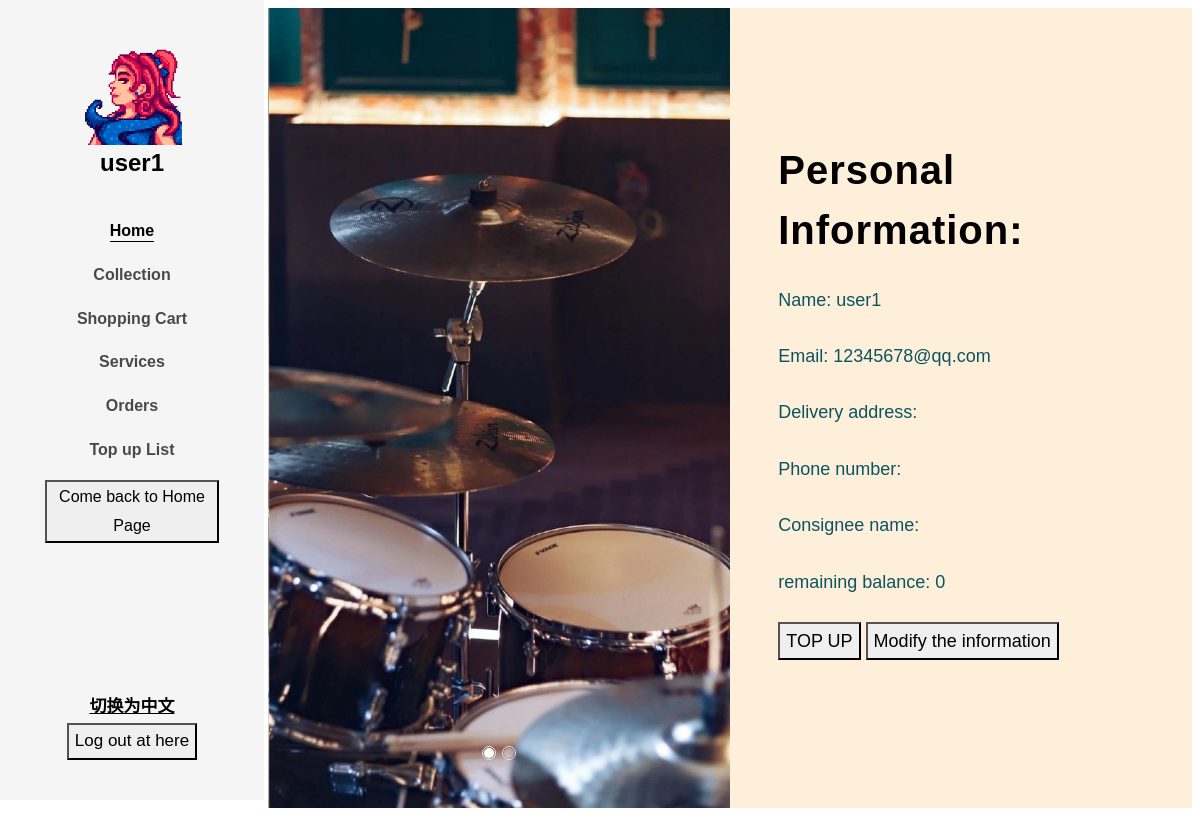
The app's page /home (signed in), older data.
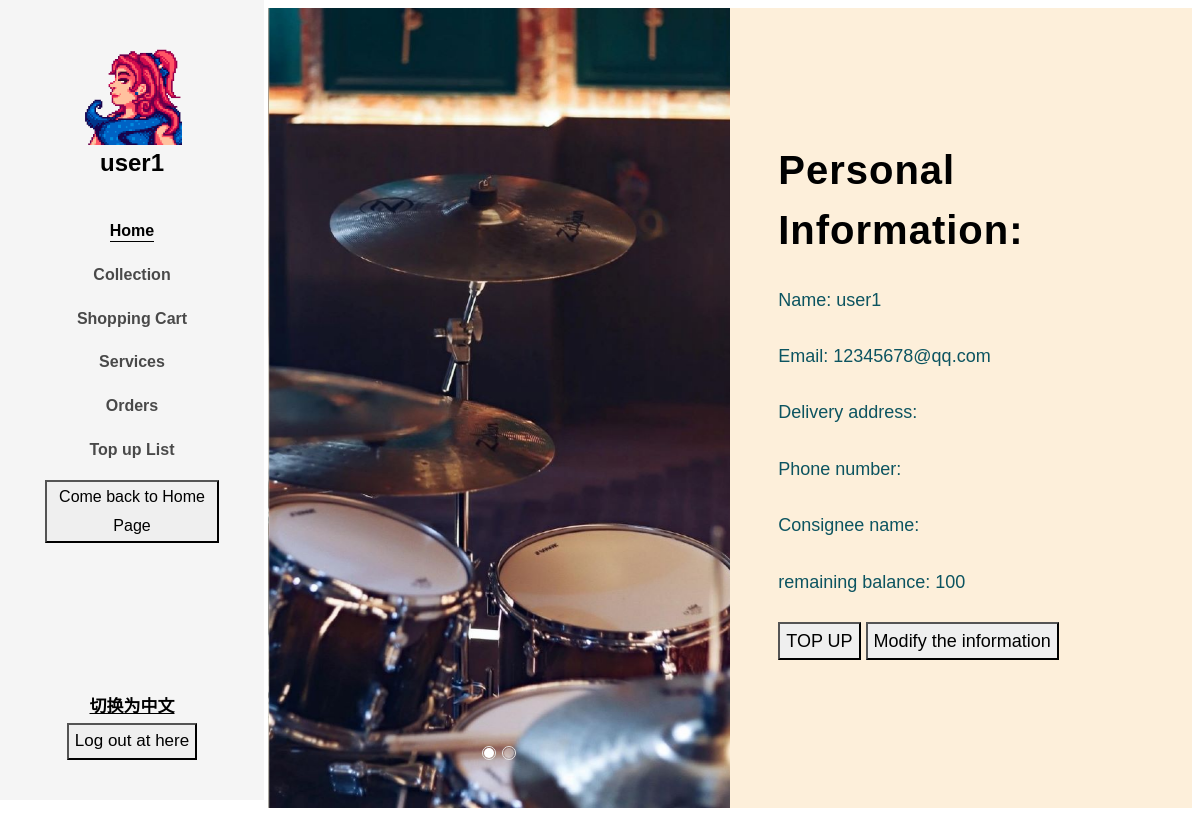
The same page, newer data.
### app/models.py (models this page shows, shortened)
class User(db.Model):
    __tablename__ = "user"
    __table_args__ = {'extend_existing': True}
    id = db.Column(db.Integer, primary_key=True)
    user_name = db.Column(db.String(32), unique=True, nullable=False)
    password_hash = db.Column(db.String(64), nullable=False)
    email = db.Column(db.String(64), nullable=False)
    register_time = db.Column(db.DateTime, default=datetime.now)
    gender = db.Column(db.String(10), nullable=True)
    icon = db.Column(db.String(128), nullable=True)
    introduction = db.Column(db.String(64), nullable=True)
    authority = db.Column(db.Integer, default=0, nullable=False)
    money = db.Column(db.Integer, default=0, nullable=False)
    new_time = db.Column(db.DateTime, nullable=True)
    count = db.Column(db.Integer, default=0)
    situation = db.Column(db.Boolean, nullable=True)
    messages = db.relationship('Message', back_populates='author', cascade='all')

### app/routes.py (the view)
@app.route('/home')
def home():
    if islogined():
        user = User.query.filter(User.user_name == session.get('USERNAME')).first()
        profile = Profile.query.filter(Profile.user_id == user.id).first()
        user_icon = setIcon()
        authority = session.get('authority')
        if profile.address == None:
            profile.address = ''
        if profile.phone_num == None:
            profile.phone_num = ''
        if profile.name == None:
            profile.name = ''
        return render_template('home.html', islogin=islogined(), user=user, profile=profile, types=all_type,
                               type_value=all_type.values(), icon=user_icon, authority=authority)
    else:
        return redirect(url_for('login'))

### app/functions.py (called while the page is built)
def islogined():
    if session.get('USERNAME'):
        return True
    else:
        return False

### app/routes.py (called while the page is built)
def setIcon():
    if islogined():
        user = User.query.filter(User.user_name == session.get('USERNAME')).first()
        user_icon = user.icon
        if user_icon != None:
            icon = user.icon
            user_icon = url_for('static', filename='uploaded_AVA/' + icon)
        else:
            user_icon = 'NULL'
    else:
        user_icon = 'NULL'
    return user_icon

### app/templates/home.html (shortened to what this page needs)
<!DOCTYPE html>
<html lang="en">
  <head>
    <link rel="stylesheet" href="../static/css/open-iconic-bootstrap.min.css">
    <link rel="stylesheet" href="../static/css/animate.css">
    <link rel="stylesheet" href="../static/css/owl.carousel.min.css">
    <link rel="stylesheet" href="../static/css/owl.theme.default.min.css">
    <link rel="stylesheet" href="../static/css/magnific-popup.css">
    <link rel="stylesheet" href="../static/css/aos.css">
    <link rel="stylesheet" href="../static/css/ionicons.min.css">
    <link rel="stylesheet" href="../static/css/bootstrap-datepicker.css">
    <link rel="stylesheet" href="../static/css/jquery.timepicker.css">
    <link rel="stylesheet" href="../static/css/flaticon.css">
    <link rel="stylesheet" href="../static/css/icomoon.css">
    <link rel="stylesheet" href="../static/css/style-per.css">
  </head>
  <body>
	<div id="colorlib-page">
		<aside id="colorlib-aside" role="complementary" class="js-fullheight text-center">
			<h1 id="colorlib-logo"><a href="/home">
                <span>
                    {% if icon == "NULL" %}
                        <img src='{{ avatars.default(size='l') }}' alt="" width=100 height=100>
                    {% else %}
                        <img src='{{ icon }}' alt="" width=100 height=100>
                    {% endif %}
                </span><br>{{user.user_name}}</a>
            </h1>
			<nav id="colorlib-main-menu" role="navigation">
				<ul>
					<li class="colorlib-active"><a href="/home " class="i18n" contrastName="HOME">Home</a></li>
					<li><a href="/collection" class="i18n" contrastName="COLLECTION">Collection</a></li>
					<li><a href="/ShoppingCart" class="i18n" contrastName="S_C">Shopping Cart</a></li>
					<li><a href="/contact" class="i18n" contrastName="SERVICES">Services</a></li>
                    <li><a href="/Orders" class="i18n" contrastName="ORDERS">Orders</a></li>
                    <li><a href="/CheckTopup" class="i18n" contrastName="TOPUP_L">Top up List</a></li>
                    <li><button onclick="location.href='/main_page'" class="i18n" contrastName="BACK_FROM_HOME">Come back to Home Page</button> </li>
				</ul>
			</nav>
			<div class="colorlib-footer">
				<button onclick="execI18n()" class="i18n translate_button" contrastName="TRANSLATE">
                            切换为中文
                </button>
				<div class="d-flex justify-content-center">
					<form action="#" class="colorlib-subscribe-form">
            <div class="form-group d-flex">
            	<button onclick="clickToLogout();" class="i18n" contrastName="LOG_OUT_HERE">Log out at here</button>
            </div>
          </form>
				</div>
			</div>
		</aside>
		<div id="colorlib-main">
			<section class="ftco-section-no-padding bg-light">
				<div class="hero-wrap">
					<div class="d-flex align-items-center js-fullheight">
						<div class="author-image text img d-flex">
							<section class="home-slider js-fullheight owl-carousel">
					      <div class="slider-item js-fullheight" style="background-image: url(../static/image/back.jpg);">
					      </div>
					    </section>
						</div>
						<div class="author-info text p-3 p-md-5">
							<div class="desc">
								<h1 class="mb-4"><span class="i18n" contrastName="P_INFO">Personal Information:</span></h1>
								<p class="mb-4"><span class="i18n" contrastName="NAME">Name: </span>{{user.user_name}}</p>
								<p class="mb-4"><span class="i18n" contrastName="EMAIL">Email: </span>{{user.email}}</p>
                                <p class="mb-4"><span class="i18n" contrastName="ADDRESS">Delivery address: </span>{{ profile.address }}</p>
                                <p class="mb-4"><span class="i18n" contrastName="PHONE">Phone number: </span>{{ profile.phone_num }}</p>
                                <p class="mb-4"><span class="i18n" contrastName="CONSIGNEE">Consignee name: </span>{{ profile.name }}</p>
                                <p class="mb-4"><span class="i18n" contrastName="BALANCE">remaining balance: </span>{{ user.money }}</p>
                                <button onclick="location.href='/top_up'" class="i18n" contrastName="TOP_UP">TOP UP</button>
                                <button onclick="location.href='/modify'" class="i18n" contrastName="MODIFY_INFO">Modify the information</button>
	                        </div>
						</div>
					</div>
				</div>
			</section>
			<section class="ftco-section instagram">
			</section>
		</div>
	</div>
  </body>
</html>

### app/templates/home.html (style rules this page uses)
.translate_button { background: transparent; border: none; text-decoration: underline; font-weight: bold; cursor: pointer; }

Row changes from the older to the newer data that the page shows:
changed User "user1": money "0" → "100"
